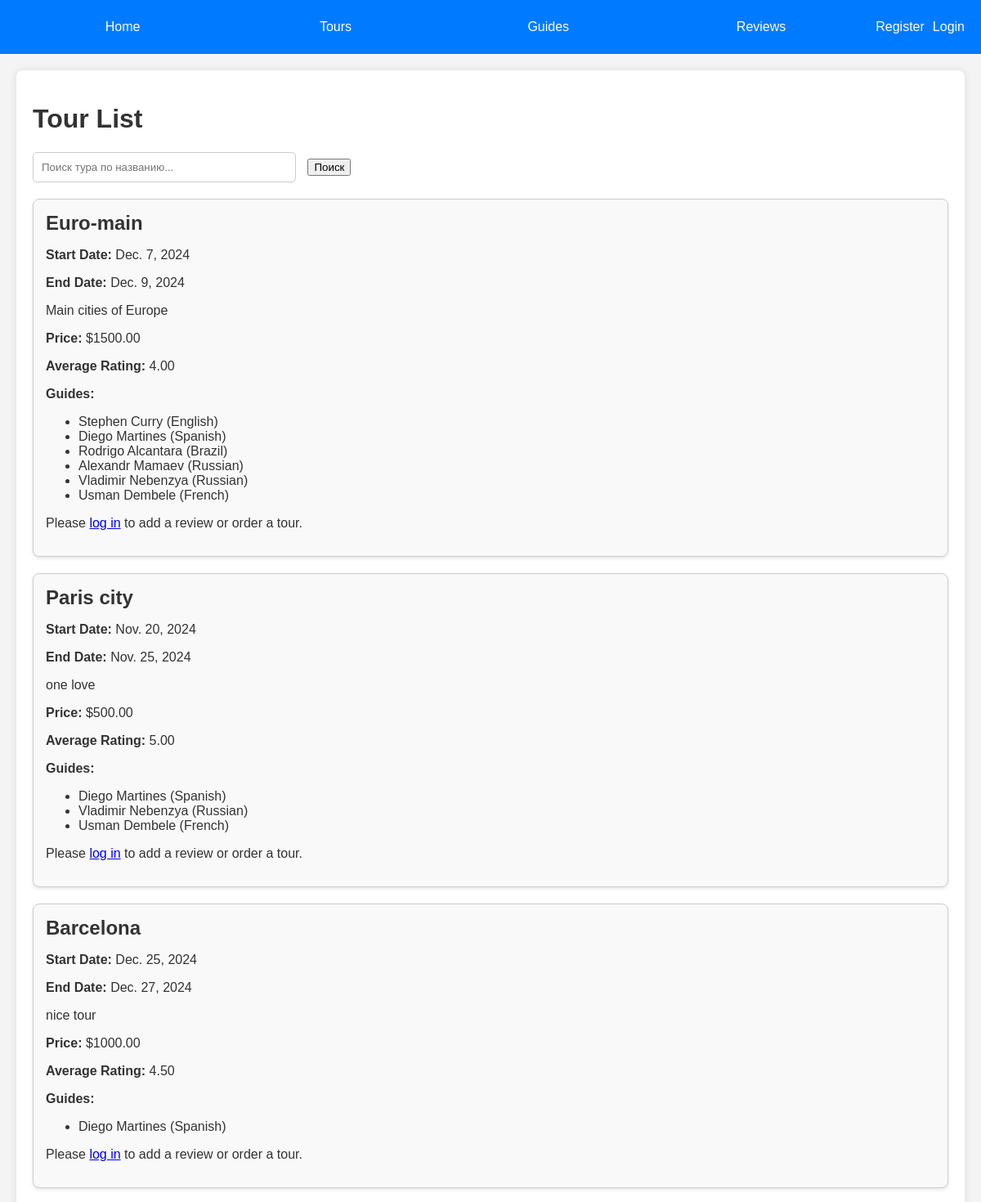
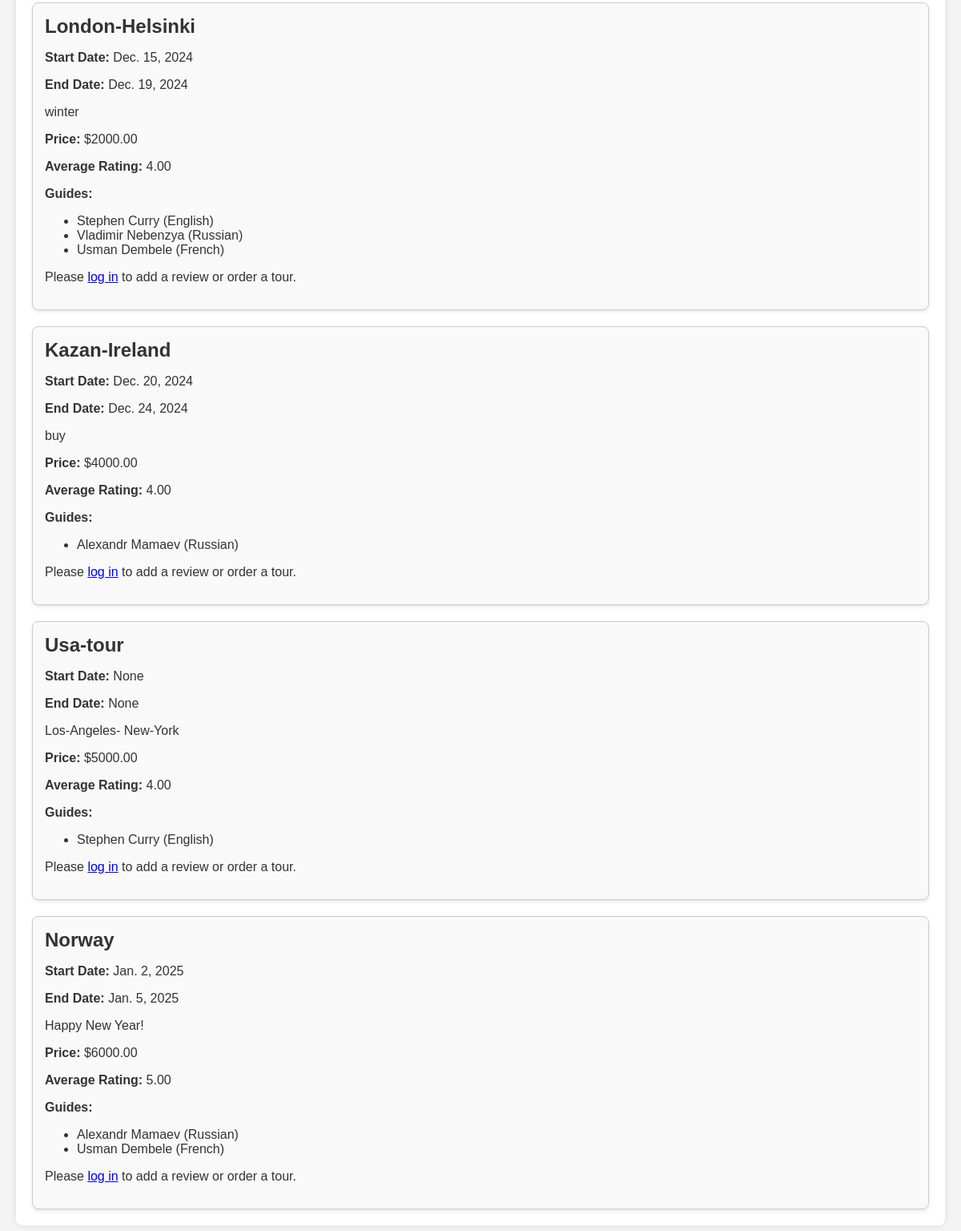
The app's page /tours/tours/ with its own data (2 pictures, top to bottom).
### tours/models.py (models this page shows, shortened)
class Tour(models.Model):
    name_tour = models.CharField(max_length = 50)
    date_of_start = models.DateField(null = True, blank = True)
    date_of_end = models.DateField(null = True, blank = True)
    description = models.TextField()
    price = models.DecimalField(max_digits=10, decimal_places=2, null=True, blank=True)
    def average_rating(self):
        reviews = self.reviews.all()
        if reviews:
            return sum(review.rating for review in reviews) / reviews.count()
        return 0

class Review(models.Model):
    tourist = models.ForeignKey(Tourist, on_delete=models.CASCADE)
    tour = models.ForeignKey(Tour, on_delete=models.CASCADE, related_name='reviews')
    rating = models.IntegerField()
    comment = models.TextField()
    date_of_review = models.DateField(auto_now_add=True)

class TourGuide(models.Model):
    tour = models.ForeignKey(Tour, on_delete=models.CASCADE)
    guide = models.ForeignKey(Guide, on_delete=models.CASCADE)
    additional_info = models.TextField(blank=True, null=True)
    class Meta:
        unique_together = ('tour', 'guide')

class Guide(models.Model):
    first_name = models.CharField(max_length = 30)
    last_name = models.CharField(max_length=30)
    language = models.CharField(max_length=30)
    email = models.EmailField(unique=True)
    phone = models.CharField(max_length=15)

### tours/views.py (the view)
# urls.py: path('tours/', views.tour_list, name='tour_list'),
def tour_list(request):
    tours = Tour.objects.all()
    return render(request, 'tours/tour_list.html', {'tours': tours})

### tours/templates/tours/tour_list.html (shortened to what this page needs)
{% extends 'base.html' %}
{% block content %}
    <h1>Tour List</h1>
    <div class="search-form">
        <form method="get" action="{% url 'search_tours' %}">
            <input type="text" name="name_tour" class="search-input" placeholder="Поиск тура по названию..." value="{{ request.GET.name_tour }}">
            <button type="submit">Поиск</button>
        </form>
    </div>
    <div class="tour-list">
        {% if tours %}
            {% for tour in tours %}
                <div class="tour-item">
                    <h2>{{ tour.name_tour }}</h2>
                    <p><strong>Start Date:</strong> {{ tour.date_of_start }}</p>
                    <p><strong>End Date:</strong> {{ tour.date_of_end }}</p>
                    <p>{{ tour.description }}</p>
                    <p><strong>Price:</strong> ${{ tour.price }}</p>
                    <div class="rating">
                        <p><strong>Average Rating:</strong> {{ tour.average_rating|floatformat:2 }}</p>
                    </div>
                    <div class="guides">
                        <p><strong>Guides:</strong></p>
                        <ul>
                            {% for tourguide in tour.tourguide_set.all %}
                                <li>{{ tourguide.guide.first_name }} {{ tourguide.guide.last_name }} ({{ tourguide.guide.language }})</li>
                            {% endfor %}
                        </ul>
                    </div>
                    <div class="tour-actions">
                        {% if user.is_authenticated %}
                            {% if not user.is_staff %}
                                <a href="{% url 'add_review' tour.id %}" class="button">Add Review</a>
                                <a href="{% url 'order_tour' tour.id %}" class="button">Order Now</a>
                            {% endif %}
                            {% if user.is_staff %}
                                <a href="{% url 'edit_tour' tour.id %}" class="button">Edit Tour</a>
                                <a href="{% url 'delete_tour' tour.id %}" class="button">Delete Tour</a>
                            {% endif %}
                        {% else %}
                            <p>Please <a href="{% url 'login' %}">log in</a> to add a review or order a tour.</p>
                        {% endif %}
                    </div>
                </div>
            {% endfor %}
        {% else %}
            <p>No tours found.</p>
        {% endif %}
    </div>
{% endblock %}

### tours/templates/base.html (style rules this page uses)
body { font-family: Arial, sans-serif; margin: 0; padding: 0; background-color: #f4f4f4; color: #333; }

### tours/templates/tours/tour_list.html (style rules this page uses)
.tour-list { display: flex; flex-direction: column; gap: 20px; }
.tour-item { border: 1px solid #ccc; border-radius: 8px; padding: 15px; background-color: #f9f9f9; box-shadow: 0 2px 4px rgba(0, 0, 0, 0.1); }
.tour-item h2 { margin: 0 0 10px; }
.tour-actions { margin-top: 10px; }
.search-form { margin-bottom: 20px; }
.search-input { padding: 10px; border: 1px solid #ccc; border-radius: 5px; margin-right: 10px; width: 300px; }

### records on screen
Tour: name_tour "Euro-main", date_of_start "Dec. 7, 2024", date_of_end "Dec. 9, 2024", description "Main cities of Europe", price "1500.00", average_rating "4.00"
TourGuide: guide.first_name "Stephen", guide.last_name "Curry", guide.language "English"
TourGuide: guide.first_name "Diego", guide.last_name "Martines", guide.language "Spanish"
TourGuide: guide.first_name "Rodrigo", guide.last_name "Alcantara", guide.language "Brazil"
TourGuide: guide.first_name "Alexandr", guide.last_name "Mamaev", guide.language "Russian"
TourGuide: guide.first_name "Vladimir", guide.last_name "Nebenzya", guide.language "Russian"
TourGuide: guide.first_name "Usman", guide.last_name "Dembele", guide.language "French"
Tour: name_tour "Paris city", date_of_start "Nov. 20, 2024", date_of_end "Nov. 25, 2024", description "one love", price "500.00", average_rating "5.00"
TourGuide: guide.first_name "Diego", guide.last_name "Martines", guide.language "Spanish"
TourGuide: guide.first_name "Vladimir", guide.last_name "Nebenzya", guide.language "Russian"
TourGuide: guide.first_name "Usman", guide.last_name "Dembele", guide.language "French"
Tour: name_tour "Barcelona", date_of_start "Dec. 25, 2024", date_of_end "Dec. 27, 2024", description "nice tour", price "1000.00", average_rating "4.50"
TourGuide: guide.first_name "Diego", guide.last_name "Martines", guide.language "Spanish"
Tour: name_tour "London-Helsinki", date_of_start "Dec. 15, 2024", date_of_end "Dec. 19, 2024", description "winter", price "2000.00", average_rating "4.00"
TourGuide: guide.first_name "Stephen", guide.last_name "Curry", guide.language "English"
TourGuide: guide.first_name "Vladimir", guide.last_name "Nebenzya", guide.language "Russian"
TourGuide: guide.first_name "Usman", guide.last_name "Dembele", guide.language "French"
Tour: name_tour "Kazan-Ireland", date_of_start "Dec. 20, 2024", date_of_end "Dec. 24, 2024", description "buy", price "4000.00", average_rating "4.00"
TourGuide: guide.first_name "Alexandr", guide.last_name "Mamaev", guide.language "Russian"
Tour: name_tour "Usa-tour", date_of_start "None", date_of_end "None", description "Los-Angeles- New-York", price "5000.00", average_rating "4.00"
TourGuide: guide.first_name "Stephen", guide.last_name "Curry", guide.language "English"
Tour: name_tour "Norway", date_of_start "Jan. 2, 2025", date_of_end "Jan. 5, 2025", description "Happy New Year!", price "6000.00", average_rating "5.00"
TourGuide: guide.first_name "Alexandr", guide.last_name "Mamaev", guide.language "Russian"
TourGuide: guide.first_name "Usman", guide.last_name "Dembele", guide.language "French"
